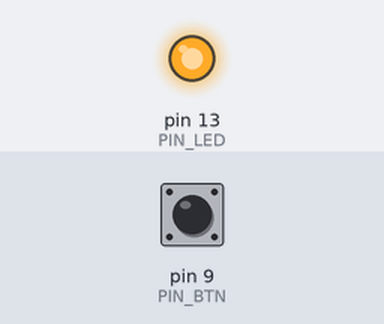
Bench run of a sketch on a simulated Arduino Uno, built with avr-gcc and run on an emulated ATmega328P. Shown: output pins drawn as LEDs (lit = HIGH). The inputs (shaded band) are chosen by the test bench; at power-on: pin 9 (PIN_BTN) LOW.

Above: at 1.2 s.
1.3 s: pin 9 (PIN_BTN) pulled HIGH for 0.15 s
At 2.0 s:
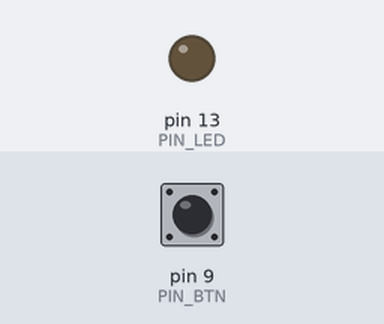
2.9 s: pin 9 (PIN_BTN) pulled HIGH for 1 s
At 3.2 s:
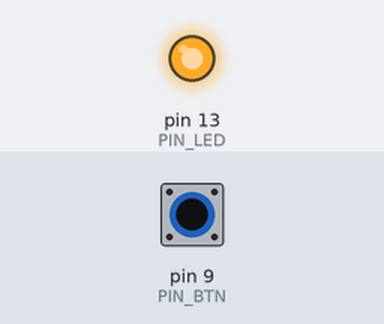
5.4 s: pin 9 (PIN_BTN) pulled HIGH for 3.2 s
At 6.3 s:
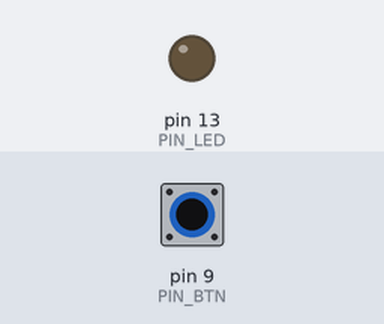
Timing chart, 0 to 8.4 s (numbered marks = the images above; inputs shaded):
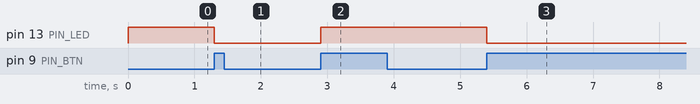

Measured:
- after the input at 1.3 s, pin 13 (PIN_LED): HIGH → LOW at once
- after the input at 2.9 s, pin 13 (PIN_LED): LOW → HIGH at once
- after the input at 5.4 s, pin 13 (PIN_LED): HIGH → LOW at once

The sketch:

Button_LED.ino
```cpp
const int PIN_LED = 13;
const int PIN_BTN = 9;

int state = HIGH;      // the current state of the output pin
int previous = LOW;    // the previous reading from the input pin

// the follow variables are long's because the time, measured in miliseconds,
// will quickly become a bigger number than can be stored in an int.
long time = 0;         // the last time the output pin was toggled
long debounce = 200;   // the debounce time, increase if the output flickers


int buttonState = 0;
boolean isBtnPressed = false;


void setup() {
  pinMode(PIN_LED, OUTPUT);
  pinMode(PIN_BTN, INPUT);
}

void loop() {
  buttonState = digitalRead(PIN_BTN);

  // if the input just went from LOW to HIGH and we've waited long enough
  // to ignore any noise on the circuit, toggle the output pin and remember
  // the time
  if (buttonState == HIGH && previous == LOW && millis() - time > debounce) {
    if (state == HIGH)
      state = LOW;
    else
      state = HIGH;

    time = millis();
  }


  if(state == HIGH){
    digitalWrite(PIN_LED, HIGH);
  }
  else{
    digitalWrite(PIN_LED, LOW);
  }

  previous = buttonState;

}
```
